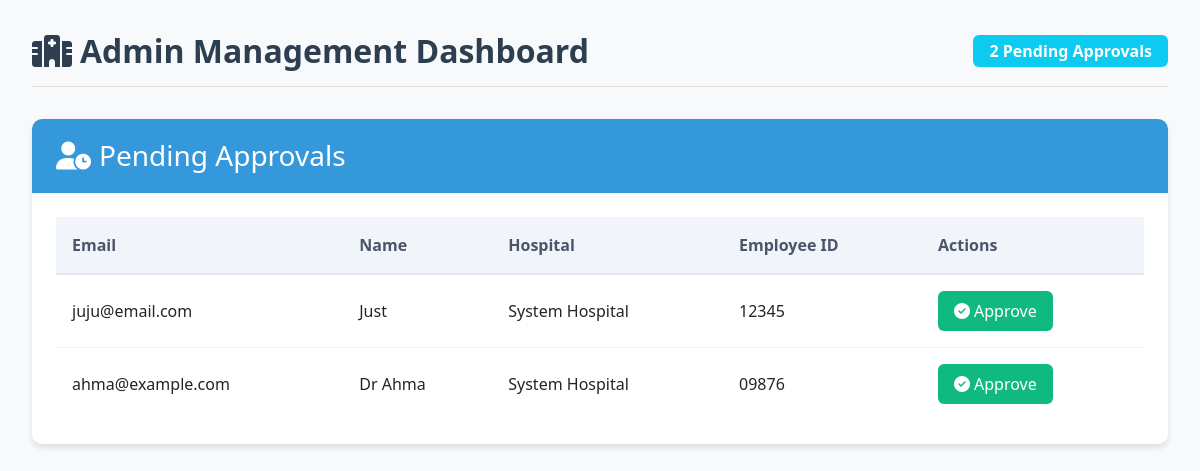
Before: /dashboard (signed in) with the older database file.
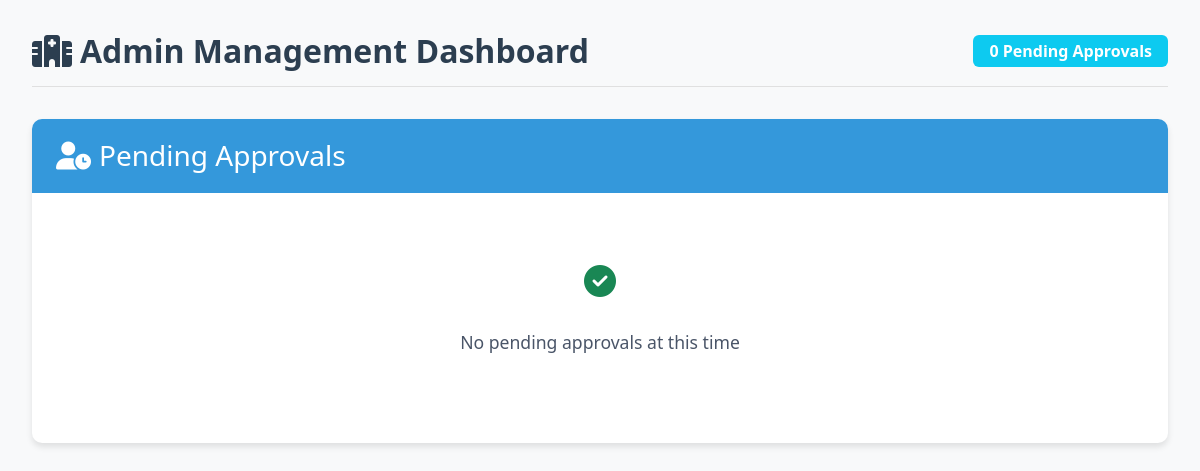
After: the same page with the newer database file.
### app/models.py (models this page shows, shortened)
class User(UserMixin, db.Model):
    __tablename__ = 'users'
    id = db.Column(db.Integer, primary_key=True)
    hospital_id = db.Column(db.Integer, db.ForeignKey('hospitals.id'), nullable=False)
    admin_id = db.Column(db.Integer, db.ForeignKey('admins.id'))  # Who approved this user
    email = db.Column(db.String(120), unique=True, nullable=False)
    employee_id = db.Column(db.String(50), nullable=False )
    role = db.Column(db.String(30))  # 'doctor', 'nurse', etc.
    is_approved = db.Column(db.Boolean, default=False)
    approval_date = db.Column(db.DateTime)
    created_at = db.Column(db.DateTime, default=datetime.utcnow)
    name = db.Column(db.String(100), nullable=False)
    password_hash = db.Column(db.String(128))

class Hospital(db.Model):
    __tablename__ = 'hospitals'
    id = db.Column(db.Integer, primary_key=True)
    name = db.Column(db.String(100), unique=True, nullable=False)
    verification_code = db.Column(db.String(20), unique=True)
    is_active = db.Column(db.Boolean, default=True)
    created_at = db.Column(db.DateTime, default=datetime.utcnow)
    admins = db.relationship('Admin', backref='hospital', lazy=True)
    users = db.relationship('User', backref='hospital', lazy=True)

### app/routes/main.py (the view)
@bp.route('/dashboard')
@login_required
def dashboard():
    if not current_user.is_authenticated or not hasattr(current_user, 'privilege_level'):
        return redirect(url_for('auth.login'))
    if current_user.privilege_level == 'super':
        pending_users = User.query.filter_by(is_approved=False).all()
    else:
        pending_users = User.query.filter_by(
            is_approved=False,
            hospital_id=current_user.hospital_id
        ).all()
    return render_template('admin/dashboard.html', pending_users=pending_users)

### app/models.py (called while the page is built)
@login_manager.user_loader
def load_user(user_id):
    admin = Admin.query.get(int(user_id))
    if admin:
        return admin
    return User.query.get(int(user_id))

### app/templates/admin/dashboard.html (shortened to what this page needs)
{% extends "base.html" %} {% block content %}
<div class="admin-dashboard">
	<div class="dashboard-header">
		<h2><i class="fas fa-hospital me-2"></i>Admin Management Dashboard</h2>
		<div class="header-actions">
			<span class="badge bg-info"
				>{{ pending_users|length }} Pending Approvals</span
			>
		</div>
	</div>
	<div class="approval-card">
		<div class="card-header">
			<h3><i class="fas fa-user-clock me-2"></i>Pending Approvals</h3>
		</div>
		<div class="card-body">
			{% if pending_users %}
			<div class="approval-table-container">
				<table class="approval-table">
					<thead>
						<tr>
							<th>Email</th>
							<th>Name</th>
							<th>Hospital</th>
							<th>Employee ID</th>
							<th>Actions</th>
						</tr>
					</thead>
					<tbody>
						{% for user in pending_users %}
						<tr>
							<td>{{ user.email }}</td>
							<td>{{ user.name }}</td>
							<td>{{ user.hospital.name }}</td>
							<td>{{ user.employee_id }}</td>
							<td>
								<a
									href="{{ url_for('admin.approve_user', user_id=user.id) }}"
									class="approve-btn"
									onclick="return confirm('Are you sure you want to approve {{ user.email }}?')">
									<i class="fas fa-check-circle me-1"></i>Approve
								</a>
							</td>
						</tr>
						{% endfor %}
					</tbody>
				</table>
			</div>
			{% else %}
			<div class="no-pending">
				<i class="fas fa-check-circle fa-2x text-success mb-3"></i>
				<p>No pending approvals at this time</p>
			</div>
			{% endif %}
		</div>
	</div>
</div>
{% endblock %}

### app/templates/base.html (shortened to what this page needs)
<!DOCTYPE html>
<html lang="en">
	<head>
		<link
			href="https://cdn.jsdelivr.net/npm/bootstrap@5.3.0/dist/css/bootstrap.min.css"
			rel="stylesheet" />
		<link
			rel="stylesheet"
			href="https://cdnjs.cloudflare.com/ajax/libs/font-awesome/6.4.0/css/all.min.css" />
		<link
			rel="stylesheet"
			href="{{ url_for('static', filename='css/styles.css') }}" />
	</head>
	<body>
		{% block content %}{% endblock %}
	</body>
</html>

### app/templates/admin/dashboard.html (style rules this page uses)
.admin-dashboard { padding: 2rem; background-color: #f8f9fa; min-height: 100vh; }
.dashboard-header { display: flex; justify-content: space-between; align-items: center; margin-bottom: 2rem; padding-bottom: 1rem; border-bottom: 1px solid #e0e0e0; }
.dashboard-header h2 { color: #2c3e50; font-weight: 600; margin: 0; }
.header-actions .badge { font-size: 1rem; padding: 0.5rem 1rem; }
.approval-card { background: white; border-radius: 10px; box-shadow: 0 4px 6px rgba(0, 0, 0, 0.1); overflow: hidden; }
.card-header { background-color: #3498db; color: white; padding: 1.25rem 1.5rem; }
.card-header h3 { margin: 0; font-weight: 500; }
.card-body { padding: 1.5rem; }
.no-pending { text-align: center; padding: 3rem 2rem; color: #4a5568; }
.no-pending p { margin-top: 1rem; font-size: 1.1rem; }

Changed rows visible on the page:
no longer on this page (row edited): User: email "juju@email.com", name "Just", hospital.name "System Hospital", employee_id "12345"
no longer on this page (row edited): User: email "ahma@example.com", name "Dr Ahma", hospital.name "System Hospital", employee_id "09876"
Other visible differences:
{{ pending_users|length }}: "2" → "0"
text no longer shown: "Email Name Hospital Employee ID Actions"
text now shown: "No pending approvals at this time"
